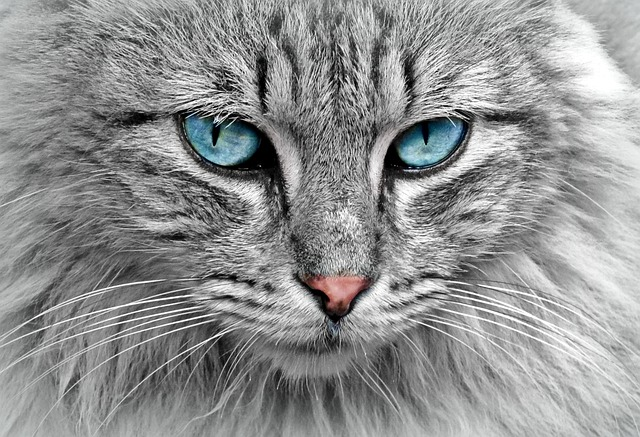
#> input picture pics/cat3.jpg, 640 x 437 px
$ python rescale.py
#> lines starting #> are read from the running program, lines starting #| are printed output that depends on the picture
import cv2 as cv

img= cv.imread("pics/cat3.jpg")
#> img is the input picture: shape (437, 640, 3); mean B, G, R 145.4, 145.5, 144.4
cv.imshow("Cat",img)

def rescaleFrame(frame,scale =0.75):
    #works for imgs, videos, live videos
#> called with scale = 0.75
    width = int(frame.shape[1]*scale)
#> width = 480
    height = int(frame.shape[0]*scale)
#> height = 327

    dimensions = (width,height)
#> dimensions = (480, 327)

    return cv.resize(frame,dimensions,interpolation=cv.INTER_AREA)
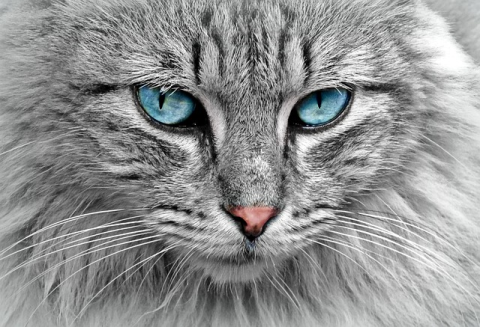
#> returned value: shape (327, 480, 3); mean of channels 0, 1, 2 145.4, 145.5, 144.4; drawn as B, G, R
resized_img = rescaleFrame(img)
cv.imshow("resized img",resized_img)
def changeRes(width,height):
    #works for live videos
    capture.set(3,width)
    capture.set(4,height)
#reading videos

capture = cv.VideoCapture("videos/cute_dog.mp4")

while True:
    isTrue,frame = capture.read()
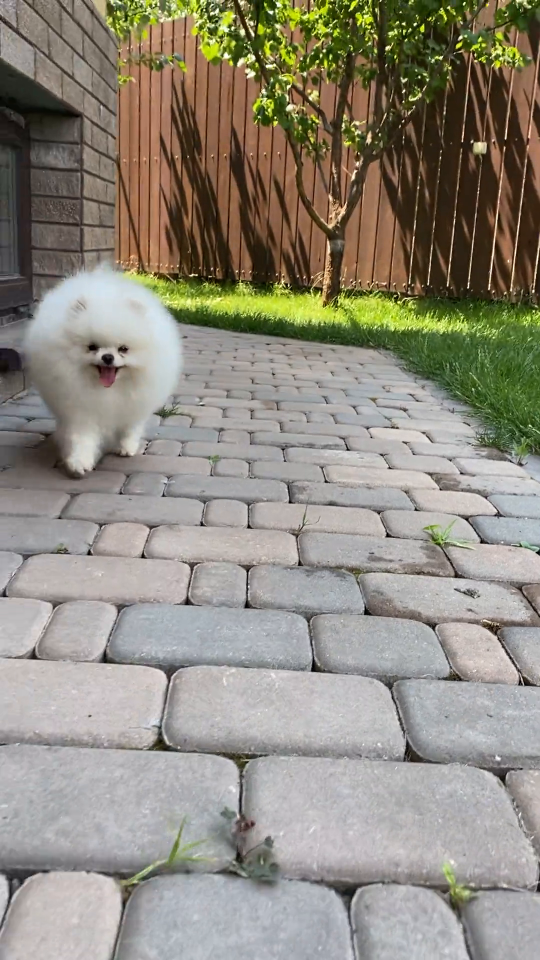
#> input picture frame 11 of videos/cute_dog.mp4, 1080 x 1920 px (shown at 1/2 size)
#> frame is the input picture: shape (1920, 1080, 3); mean B, G, R 126.9, 139.3, 144.4
    frame_resized = rescaleFrame(frame,)
    cv.imshow('Video', frame)
    cv.imshow("Video resized", frame_resized)

    if cv.waitKey(100) & 0xFF==ord("d"):
#> (key Esc is pressed here)
        break
capture.release()
cv.destroyAllWindows()
cv.waitKey(0)
